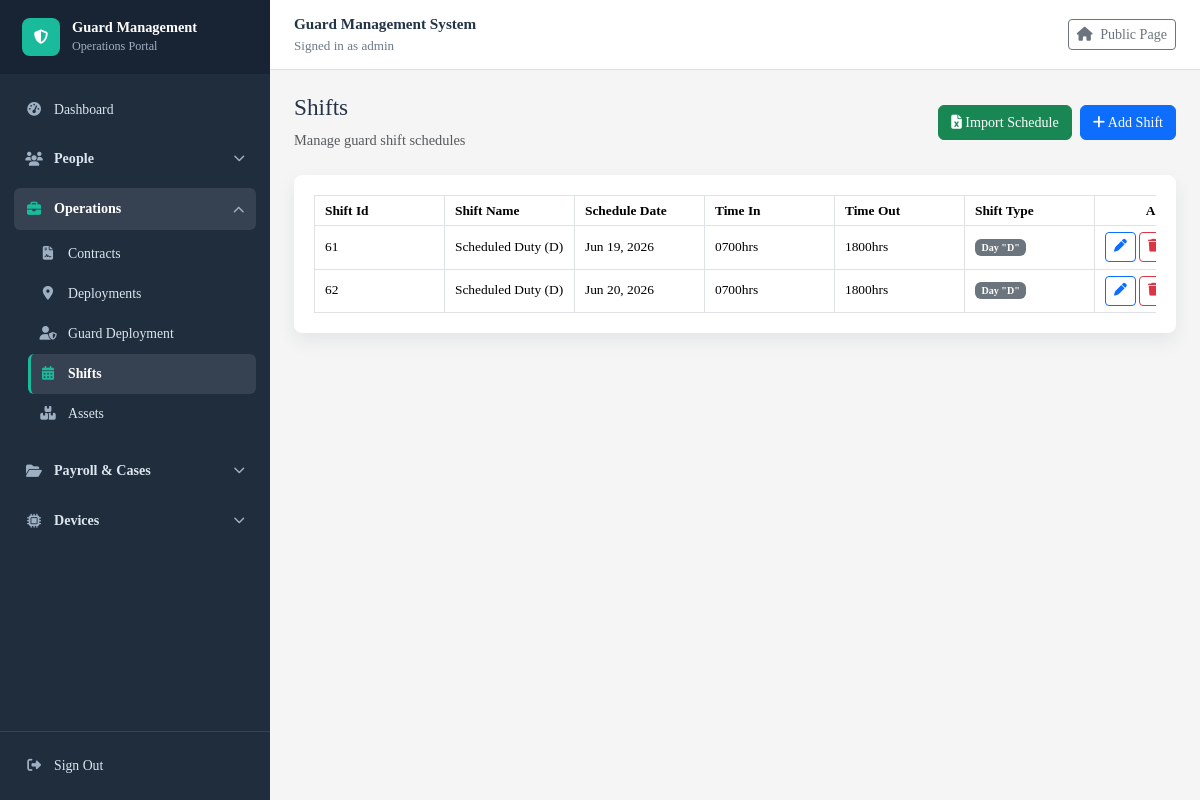
Screenshot of /shifts/ (signed in) with the database file from the repository.
### guardmanagementsystem/models.py (models this page shows, shortened)
class Shift(models.Model):
    SHIFT_TYPE_CHOICES = [
        ('D', 'D'),
        ('N', 'N'),
        ('D/N', 'D/N'),
        ('PH', 'PH'),
    ]
    shift_id = models.AutoField(primary_key=True)
    guard = models.ForeignKey( Guard,on_delete=models.CASCADE,related_name='shifts')
    shift_name = models.CharField(max_length=100)
    start_time = models.DateField()
    end_time = models.DateField()
    shift_type = models.CharField(max_length=30, choices=SHIFT_TYPE_CHOICES)
    class Meta:
        constraints = [
            models.UniqueConstraint(
                fields=['guard', 'start_time'],
                name='unique_guard_shift_date'
            )
        ]

### guardmanagementsystem/views.py (the view)
# urls.py: path("shifts/", views.shift_list, name="shift_list"),
@login_required
def shift_list(request):
    shifts = list(Shift.objects.select_related("guard").all())
    for shift in shifts:
        shift.shift_code = get_shift_code(shift)
        if shift.shift_code == "N":
            shift.time_in_display = "1800hrs"
            shift.time_out_display = "0700hrs"
            shift.shift_type_display = "Night"
        else:
            shift.time_in_display = "0700hrs"
            shift.time_out_display = "1800hrs"
            shift.shift_type_display = "Day"
    return render(request, "guardmanagementsystem/shift_list.html", {
        "shifts": shifts
    })

### guardmanagementsystem/templates/guardmanagementsystem/shift_list.html
{% extends "guardmanagementsystem/base.html" %}
{% block content %}
<div class="d-flex justify-content-between align-items-center mb-4">
    <div>
        <h2>Shifts</h2>
        <p class="text-muted mb-0">Manage guard shift schedules</p>
    </div>
    <div class="page-actions d-flex gap-2">
        <a href="{% url 'shift_import' %}" class="btn btn-success">
            <i class="fa fa-file-excel"></i> Import Schedule
        </a>
        <a href="{% url 'shift_add' %}" class="btn btn-primary">
            <i class="fa fa-plus"></i> Add Shift
        </a>
    </div>
</div>
<div class="table-card">
    <div class="table-responsive">
        <table class="table table-hover table-bordered align-middle mb-0 export-table" data-export-title="Shifts">
            <thead>
                <tr>
                    <th>Shift Id</th>
                    <th>Shift Name</th>
                    <th>Schedule Date</th>
                    <th>Time In</th>
                    <th>Time Out</th>
                    <th>Shift Type</th>
                    <th class="text-end">Actions</th>
                </tr>
            </thead>
            <tbody>
                {% for shift in shifts %}
                    <tr>
                        <td>{{ shift.shift_id }}</td>
                        <td>{{ shift.shift_name }}</td>
                        <td>{{ shift.start_time|date:"M d, Y" }}</td>
                        <td>{{ shift.time_in_display }}</td>
                        <td>{{ shift.time_out_display }}</td>
                        <td><span class="badge bg-secondary">{{ shift.shift_type_display }} "{{ shift.shift_code }}"</span></td>
                        <td>
                            <div class="action-buttons">
                                <a href="{% url 'shift_edit' shift.shift_id %}" class="btn btn-sm btn-outline-primary">
                                    <i class="fa fa-pen"></i>
                                </a>
                                <a href="{% url 'shift_delete' shift.shift_id %}" class="btn btn-sm btn-outline-danger">
                                    <i class="fa fa-trash"></i>
                                </a>
                            </div>
                        </td>
                    </tr>
                {% empty %}
                    <tr>
                        <td colspan="7" class="text-center text-muted py-4">No shifts found.</td>
                    </tr>
                {% endfor %}
            </tbody>
        </table>
    </div>
</div>
{% endblock %}

### guardmanagementsystem/templates/guardmanagementsystem/base.html (shortened to what this page needs)
<!doctype html>
<html lang="en">
<head>
    <link href="https://cdn.jsdelivr.net/npm/bootstrap@5.3.3/dist/css/bootstrap.min.css" rel="stylesheet">
    <link href="https://cdnjs.cloudflare.com/ajax/libs/font-awesome/6.5.2/css/all.min.css" rel="stylesheet">
</head>
<body>
    {% with current_url=request.resolver_match.url_name %}
    <div class="app-layout">
        <aside class="sidebar">
            <div class="d-flex align-items-center justify-content-between">
                <a class="sidebar-brand flex-grow-1" href="{% if nav_permissions.can_dashboard %}{% url 'dashboard' %}{% else %}{% url 'iot_swipe_attendance' %}{% endif %}">
                    <span class="brand-mark"><i class="fa fa-shield-halved"></i></span>
                    <span>
                        <span class="brand-title">Guard Management</span>
                        <span class="brand-subtitle">Operations Portal</span>
                    </span>
                </a>
            </div>
            <nav id="sidebarNav" class="sidebar-nav collapse d-lg-block">
                {% if nav_permissions.can_dashboard %}
                    <a class="sidebar-link {% if current_url == 'dashboard' %}active{% endif %}" href="{% url 'dashboard' %}">
                        <i class="fa fa-gauge-high"></i> Dashboard
                    </a>
                {% endif %}
                {% if nav_permissions.can_people %}
                <div class="sidebar-module">
                    <button class="module-toggle" type="button" data-bs-toggle="collapse" data-bs-target="#peopleModule" aria-controls="peopleModule" aria-expanded="{% if current_url in 'user_list user_add user_edit user_delete guard_list guard_add guard_edit guard_delete client_list client_add client_edit client_delete' %}true{% else %}false{% endif %}">
                        <span class="module-title"><i class="fa fa-users"></i> People</span>
                        <i class="fa fa-chevron-down module-chevron"></i>
                    </button>
                </div>
                {% endif %}
                {% if nav_permissions.can_operations %}
                <div class="sidebar-module">
                    <button class="module-toggle" type="button" data-bs-toggle="collapse" data-bs-target="#operationsModule" aria-controls="operationsModule" aria-expanded="{% if current_url in 'contract_list contract_add contract_edit contract_delete deployment_list deployment_add deployment_edit deployment_delete deployment_guard_list deployment_guard_add deployment_guard_edit deployment_guard_delete program_guard shift_list shift_add shift_edit shift_delete shift_import schedule_csv_template asset_list asset_add asset_edit asset_delete' %}true{% else %}false{% endif %}">
                        <span class="module-title"><i class="fa fa-briefcase"></i> Operations</span>
                        <i class="fa fa-chevron-down module-chevron"></i>
                    </button>
                    <div id="operationsModule" class="collapse {% if current_url in 'contract_list contract_add contract_edit contract_delete deployment_list deployment_add deployment_edit deployment_delete deployment_guard_list deployment_guard_add deployment_guard_edit deployment_guard_delete program_guard shift_list shift_add shift_edit shift_delete shift_import schedule_csv_template asset_list asset_add asset_edit asset_delete' %}show{% endif %}">
                        <div class="module-menu">
                            <a class="sidebar-link {% if current_url in 'contract_list contract_add contract_edit contract_delete' %}active{% endif %}" href="{% url 'contract_list' %}">
                                <i class="fa fa-file-contract"></i> Contracts
                            </a>
                            <a class="sidebar-link {% if current_url in 'deployment_list deployment_add deployment_edit deployment_delete program_guard' %}active{% endif %}" href="{% url 'deployment_list' %}">
                                <i class="fa fa-location-dot"></i> Deployments
                            </a>
                            <a class="sidebar-link {% if current_url in 'deployment_guard_list deployment_guard_add deployment_guard_edit deployment_guard_delete' %}active{% endif %}" href="{% url 'deployment_guard_list' %}">
                                <i class="fa fa-user-shield"></i> Guard Deployment
                            </a>
                            <a class="sidebar-link {% if current_url in 'shift_list shift_add shift_edit shift_delete shift_import schedule_csv_template' %}active{% endif %}" href="{% url 'shift_list' %}">
                                <i class="fa fa-calendar-days"></i> Shifts
                            </a>
                            <a class="sidebar-link {% if current_url in 'asset_list asset_add asset_edit asset_delete' %}active{% endif %}" href="{% url 'asset_list' %}">
                                <i class="fa fa-boxes-stacked"></i> Assets
                            </a>
                        </div>
                    </div>
                </div>
                {% endif %}
                {% if nav_permissions.can_payroll_cases %}
                <div class="sidebar-module">
                    <button class="module-toggle" type="button" data-bs-toggle="collapse" data-bs-target="#payrollCasesModule" aria-controls="payrollCasesModule" aria-expanded="{% if current_url in 'salary_list salary_add salary_edit salary_delete salary_payslip_general salary_payslip_individual incident_list incident_add incident_edit incident_delete incident_pdf_report' %}true{% else %}false{% endif %}">
                        <span class="module-title"><i class="fa fa-folder-open"></i> Payroll & Cases</span>
                        <i class="fa fa-chevron-down module-chevron"></i>
                    </button>
                </div>
                {% endif %}
                {% if nav_permissions.can_reports_devices %}
                <div class="sidebar-module">
                    <button class="module-toggle" type="button" data-bs-toggle="collapse" data-bs-target="#reportsDevicesModule" aria-controls="reportsDevicesModule" aria-expanded="{% if current_url in 'rfid_card_list rfid_card_add rfid_card_edit rfid_card_delete iot_device_list iot_device_add iot_device_edit iot_device_delete iot_swipe_attendance audit_log_list' %}true{% else %}false{% endif %}">
                        <span class="module-title"><i class="fa fa-microchip"></i> Devices</span>
                        <i class="fa fa-chevron-down module-chevron"></i>
                    </button>
                </div>
                {% endif %}
            </nav>
            <div class="sidebar-footer">
                {% if request.user.is_authenticated %}
                    <a class="sidebar-link" href="{% url 'signout' %}">
                        <i class="fa fa-right-from-bracket"></i> Sign Out
                    </a>
                {% else %}
                    <a class="sidebar-link" href="{% url 'signin' %}">
                        <i class="fa fa-right-to-bracket"></i> Sign In
                    </a>
                {% endif %}
            </div>
        </aside>
        <div class="main-panel">
            <header class="topbar">
                <div>
                    <p class="topbar-title">Guard Management System</p>
                    <div class="topbar-user">
                        {% if request.user.is_authenticated %}
                            Signed in as {{ request.user.username }}
                        {% else %}
                            Staff portal
                        {% endif %}
                    </div>
                </div>
                <a class="btn btn-sm btn-outline-secondary" href="{% url 'welcome' %}">
                    <i class="fa fa-house me-1"></i> Public Page
                </a>
            </header>
            <main class="container-fluid page-shell content-area">
                {% block content %}{% endblock %}
            </main>
        </div>
    </div>
    {% endwith %}
</body>
</html>

### rows the page displays
Shift: shift_id "61", shift_name "Scheduled Duty (D)", start_time "Jun 19, 2026", time_in_display "0700hrs", time_out_display "1800hrs", shift_type_display "Day", shift_code "D"
Shift: shift_id "62", shift_name "Scheduled Duty (D)", start_time "Jun 20, 2026", time_in_display "0700hrs", time_out_display "1800hrs", shift_type_display "Day", shift_code "D"

### other values shown
{{ request.user.username }} "admin"
